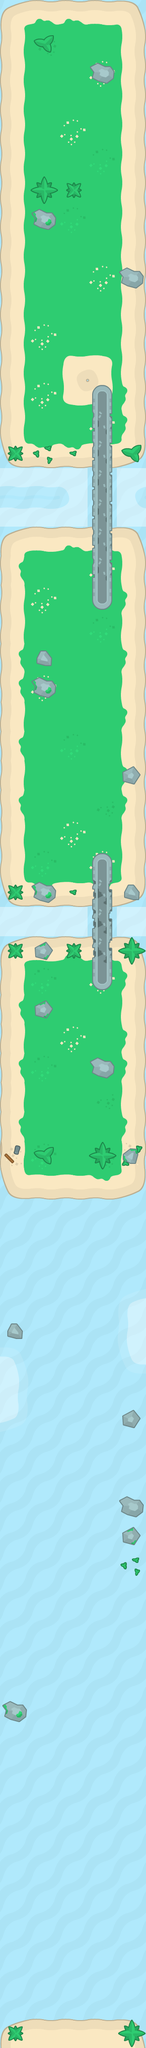

Below is a game level as drawn by its tile map, then a one-line description and the .tmx file that defines it, in full:
An orthogonal 5x70 tile map with 64x64 px tiles, 4 tile layers (Water, Ground, Objects, Bridges).

<map version="1.0" tiledversion="1.0.3" orientation="orthogonal" renderorder="left-down" width="5" height="70" tilewidth="64" tileheight="64" nextobjectid="1">
 <tileset firstgid="1" name="tiles_sheet" tilewidth="64" tileheight="64" tilecount="96" columns="16">
  <image source="../kenney_piratepack/Tilesheet/tiles_sheet.png" trans="ff00ff" width="1024" height="384" />
 </tileset>
 <layer name="Water" width="5" height="70">
  <data encoding="csv">
73,73,73,73,73,
73,73,73,73,73,
73,73,73,73,73,
73,73,73,73,73,
73,73,73,73,73,
73,73,73,73,73,
73,73,73,73,73,
73,73,73,73,73,
73,73,73,73,73,
73,73,73,73,73,
73,73,73,73,73,
73,73,73,73,73,
73,73,73,73,73,
73,73,73,73,73,
73,73,73,73,73,
73,73,73,73,73,
73,73,73,73,73,
73,73,73,73,73,
73,73,73,73,73,
73,73,73,73,73,
73,73,73,73,73,
73,73,73,73,73,
73,73,73,73,73,
73,73,73,73,73,
73,73,73,73,73,
73,73,73,73,73,
73,73,73,73,73,
73,73,73,73,73,
73,73,73,73,73,
73,73,73,73,73,
73,73,73,73,73,
73,73,73,73,73,
73,73,73,73,73,
73,73,73,73,73,
73,73,73,73,73,
73,73,73,73,73,
73,73,73,73,73,
73,73,73,73,73,
73,73,73,73,73,
73,73,73,73,73,
73,73,73,73,73,
73,73,73,73,73,
73,73,73,73,73,
73,73,73,73,73,
73,73,73,73,73,
73,73,73,73,73,
73,73,73,73,73,
73,73,73,73,73,
73,73,73,73,73,
73,73,73,73,73,
73,73,73,73,73,
73,73,73,73,73,
73,73,73,73,73,
73,73,73,73,73,
73,73,73,73,73,
73,73,73,73,73,
73,73,73,73,73,
73,73,73,73,73,
73,73,73,73,73,
73,73,73,73,73,
73,73,73,73,73,
73,73,73,73,73,
73,73,73,73,73,
73,73,73,73,73,
73,73,73,73,73,
73,73,73,73,73,
73,73,73,73,73,
73,73,73,73,73,
73,73,73,73,73,
73,73,73,73,73
</data>
 </layer>
 <layer name="Ground" width="5" height="70">
  <data encoding="csv">
6,8,8,7,9,
22,40,23,23,25,
22,23,23,24,25,
22,23,23,23,25,
22,23,24,23,25,
22,23,23,39,25,
22,23,23,23,25,
22,23,39,23,25,
22,23,23,23,25,
22,23,23,24,25,
22,23,23,23,25,
22,24,23,23,25,
22,23,36,37,25,
22,24,52,53,41,
22,23,23,24,41,
54,56,56,55,57,
0,0,0,0,0,
0,0,0,0,0,
6,7,8,8,9,
38,23,23,24,25,
22,24,23,23,41,
22,23,23,39,25,
38,23,23,23,41,
38,24,23,23,25,
22,23,23,23,41,
38,23,39,23,25,
22,23,23,23,41,
38,23,23,40,41,
22,23,24,23,25,
22,39,23,24,25,
54,56,55,56,57,
0,0,0,0,0,
6,7,8,8,9,
22,39,23,24,41,
38,23,23,23,25,
22,23,24,23,41,
38,39,23,23,41,
22,23,23,40,25,
38,23,23,23,41,
38,39,23,40,41,
54,55,55,56,57,
0,0,0,0,0,
0,0,0,0,0,
0,0,0,0,0,
0,0,0,0,10,
0,0,0,0,26,
12,0,0,0,42,
28,0,0,0,0,
44,0,0,0,0,
0,0,0,0,0,
0,0,0,0,0,
0,0,0,0,0,
0,0,0,0,0,
0,0,0,0,0,
0,0,0,0,0,
0,0,0,0,0,
0,0,0,0,0,
0,0,0,0,0,
0,0,0,0,0,
0,0,0,0,0,
0,0,0,0,0,
0,0,0,0,0,
0,0,0,0,0,
0,0,0,0,0,
0,0,0,0,0,
0,0,0,0,0,
0,0,0,0,0,
0,0,0,0,0,
0,0,0,0,0,
1,2,2,2,3
</data>
 </layer>
 <layer name="Objects" width="5" height="70">
  <data encoding="csv">
0,0,0,0,0,
0,70,0,0,0,
0,0,0,50,0,
0,0,0,0,0,
0,0,0,0,0,
0,0,0,0,0,
0,71,72,0,0,
0,66,0,0,0,
0,0,0,0,0,
0,0,0,0,50,
0,0,0,0,0,
0,0,0,0,0,
0,0,0,0,0,
0,0,0,0,0,
0,0,0,0,0,
72,88,87,0,70,
43,43,59,0,58,
11,11,75,0,74,
0,0,0,0,0,
0,0,0,0,0,
0,0,0,0,0,
0,0,0,0,0,
0,49,0,0,0,
0,66,0,0,0,
0,0,0,0,0,
0,0,0,0,0,
0,0,0,0,51,
0,0,0,0,0,
0,0,0,0,0,
0,0,0,0,0,
72,66,87,0,49,
27,27,27,0,27,
72,67,72,0,71,
0,0,0,0,0,
0,67,0,0,0,
0,0,0,0,0,
0,0,0,50,0,
0,0,0,0,0,
0,0,0,0,0,
2684354644,70,0,71,1610612822,
0,0,0,0,0,
0,0,0,0,0,
0,0,0,0,0,
0,0,0,0,0,
0,0,0,0,0,
49,0,0,0,0,
0,0,0,0,0,
0,0,0,0,0,
0,0,0,0,51,
0,0,0,0,0,
0,0,0,0,0,
0,0,0,0,50,
0,0,0,0,67,
0,0,0,0,88,
0,0,0,0,0,
0,0,0,0,0,
0,0,0,0,0,
0,0,0,0,0,
66,0,0,0,0,
0,0,0,0,0,
0,0,0,0,0,
0,0,0,0,0,
0,0,0,0,0,
0,0,0,0,0,
0,0,0,0,0,
0,0,0,0,0,
0,0,0,0,0,
0,0,0,0,0,
0,0,0,0,0,
72,0,0,0,71
</data>
 </layer>
 <layer name="Bridges" width="5" height="70">
  <data encoding="csv">
0,0,0,0,0,
0,0,0,0,0,
0,0,0,0,0,
0,0,0,0,0,
0,0,0,0,0,
0,0,0,0,0,
0,0,0,0,0,
0,0,0,0,0,
0,0,0,0,0,
0,0,0,0,0,
0,0,0,0,0,
0,0,0,0,0,
0,0,0,0,0,
0,0,0,63,0,
0,0,0,91,0,
0,0,0,91,0,
0,0,0,91,0,
0,0,0,91,0,
0,0,0,91,0,
0,0,0,91,0,
0,0,0,79,0,
0,0,0,0,0,
0,0,0,0,0,
0,0,0,0,0,
0,0,0,0,0,
0,0,0,0,0,
0,0,0,0,0,
0,0,0,0,0,
0,0,0,0,0,
0,0,0,63,0,
0,0,0,89,0,
0,0,0,89,0,
0,0,0,89,0,
0,0,0,79,0,
0,0,0,0,0,
0,0,0,0,0,
0,0,0,0,0,
0,0,0,0,0,
0,0,0,0,0,
0,0,0,0,0,
0,0,0,0,0,
0,0,0,0,0,
0,0,0,0,0,
0,0,0,0,0,
0,0,0,0,0,
0,0,0,0,0,
0,0,0,0,0,
0,0,0,0,0,
0,0,0,0,0,
0,0,0,0,0,
0,0,0,0,0,
0,0,0,0,0,
0,0,0,0,0,
0,0,0,0,0,
0,0,0,0,0,
0,0,0,0,0,
0,0,0,0,0,
0,0,0,0,0,
0,0,0,0,0,
0,0,0,0,0,
0,0,0,0,0,
0,0,0,0,0,
0,0,0,0,0,
0,0,0,0,0,
0,0,0,0,0,
0,0,0,0,0,
0,0,0,0,0,
0,0,0,0,0,
0,0,0,0,0,
0,0,0,0,0
</data>
 </layer>
</map>
